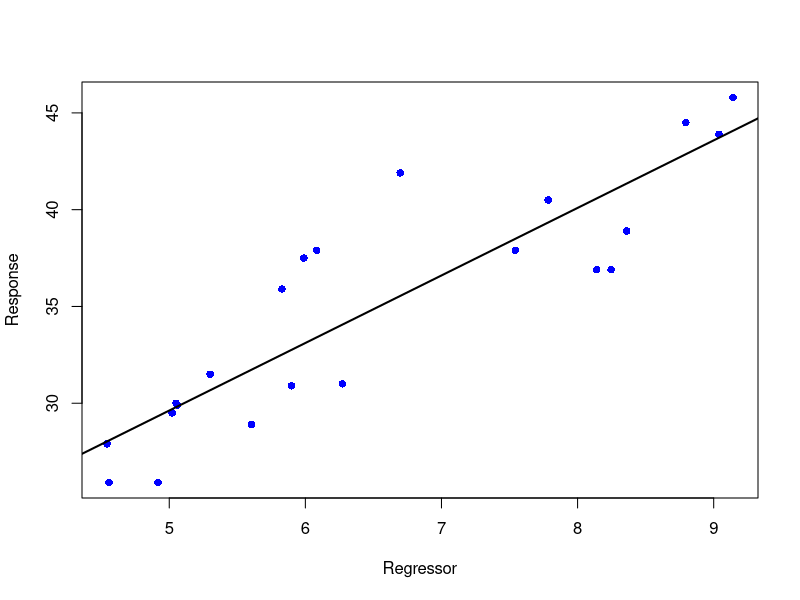
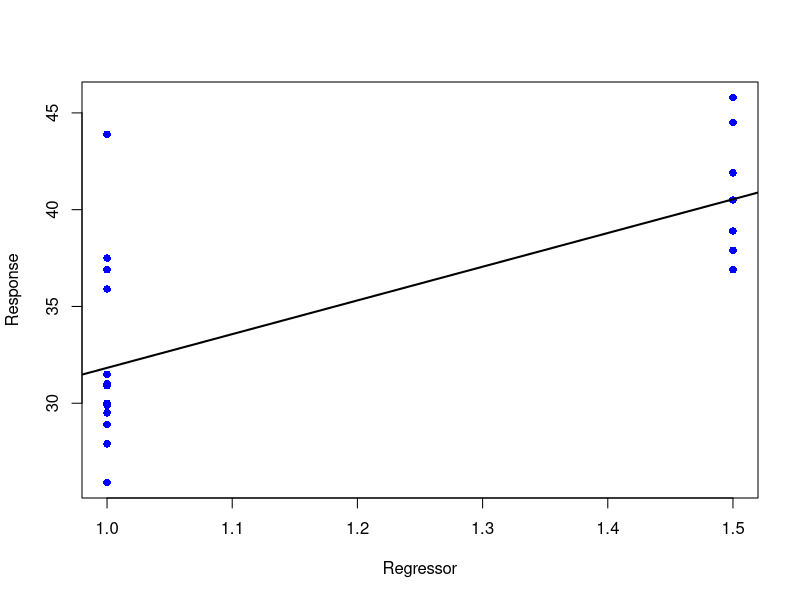
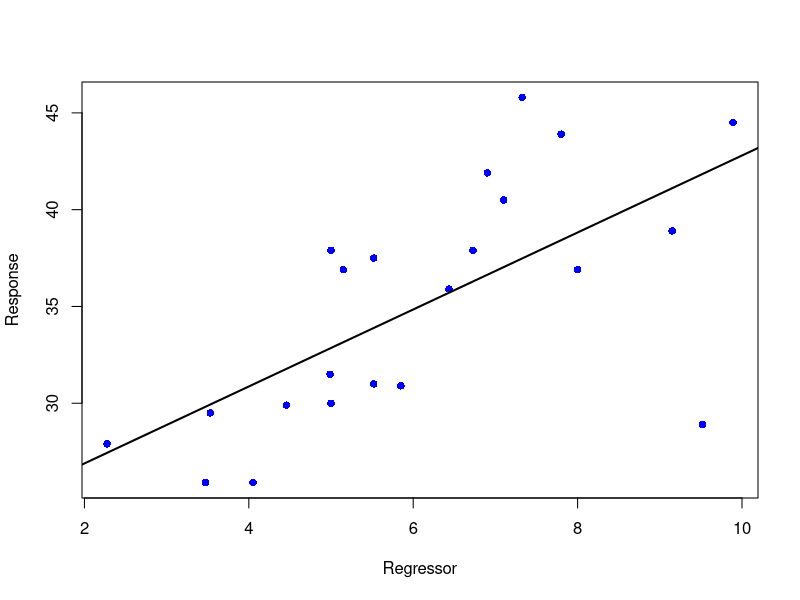
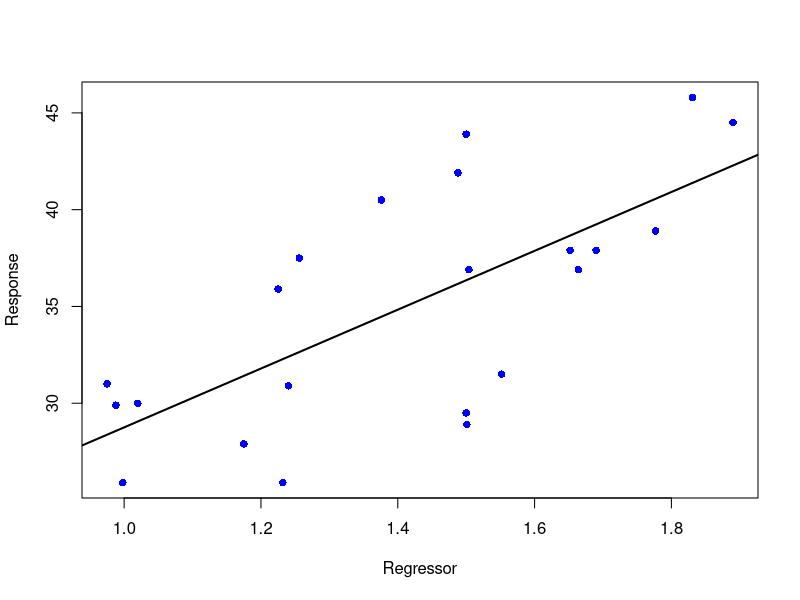
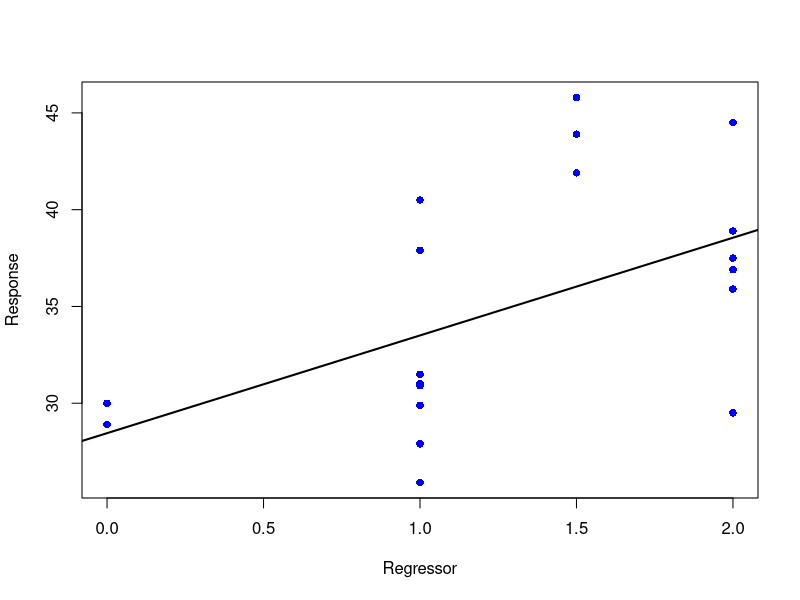
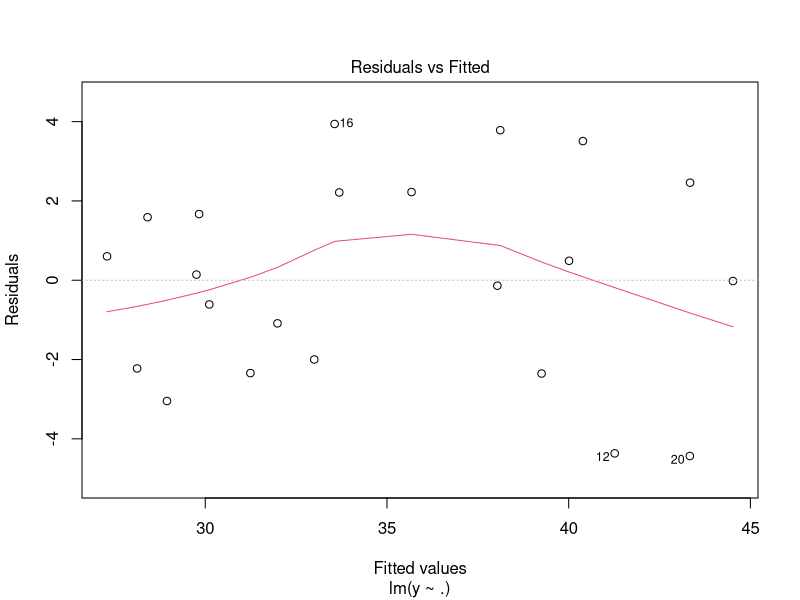
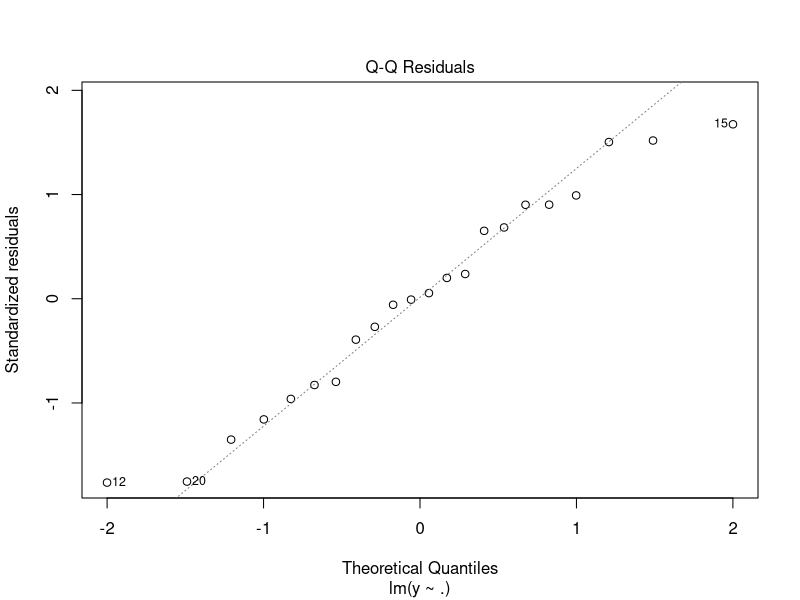
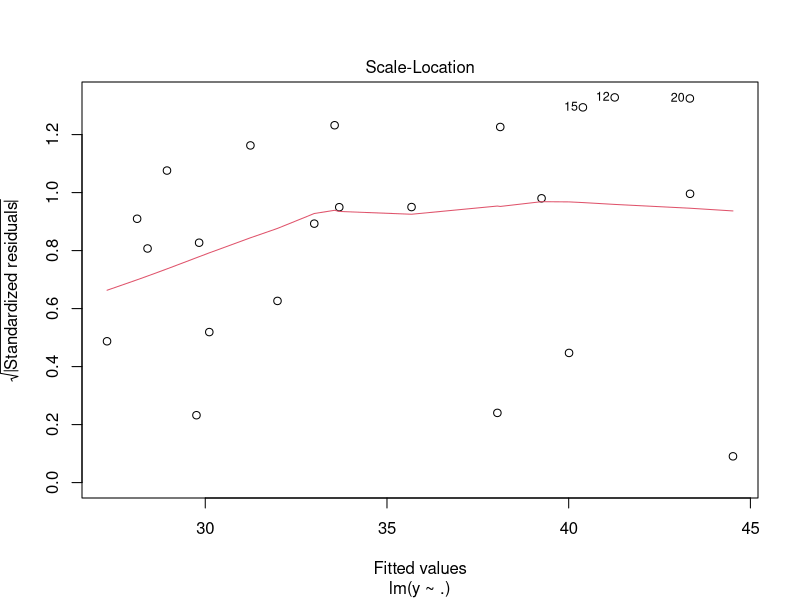

Write the R code that produced these figures, in order.
setwd("~/Documents/Study/computerScience/programming/r/data/")
d = read.csv("justSomeData.csv")[c(1:6)]
head(d)
#========================
#' FULL MODEL BEST FIT AND RESIDUAL ANALYSIS
#
#' We will be finding the best fit model for all the regressors together and the response.
#' We will also confirm the normality assumption (i.e. residuals of the model are normally distributed).
#
#' FITTED MODEL
model = lm(y~., d)
summary(model)
#' SCATTER PLOTS FOR VARIOUS REGRESSORS
# Function for doing this...
scatterPlot = function(x, y)
{
  plot(x, y,
       type = "p",
       xlab = "Regressor",
       ylab = "Response",
       col = "blue",
       pch = 16,
  )
  # To draw the fitted regression line.
  abline(lm(y~x, data.frame(x, y)), lwd = 2)
}
# Loop for function calls...
for(x in d[c(2:6)]){scatterPlot(x, d$y)}
#' NORMALITY ASSUMPTION VERIFICATION
plot(model)
#========================
#' BEST FIT MODEL THROUGH VARIABLE SELECTION
#
model = lm(y~., d)
#' This is the model with all the available regressors.
#' This will be used as a source for the regressors, when we create the best fitting model.
summary(model)

#' STEP FUNCTION
#
#' Chooses the best regression model using the AIC stepwise variable selection algorithm.
#' Best in this context means the model that is has the regressors and coefficients that best explain or match the responses, given the data.
#' Hence, it is not only best fitting for a given set of regressors, it is also best fitting among all possible models using the available regressors.
#
#' (AIC => Akaike’s information criterion.
#' It compares the quality of a set of statistical models to each other)
#
#' USAGE
# step(object, scope, scale = 0,
# direction = c("both", "backward", "forward"),
# trace = 1, keep = NULL, steps = 1000, k = 2)
#
#' Argument "object" is an object representing a model of an appropriate class (mainly "lm" and "glm").
#' This is used as the initial model in the stepwise search (variable selection) for the best regressors for modelling the given response.
#' Initial model implies the model with the response and an initial set of regressors and coefficients on top of which more regressors will be added.
#' Typically, it is a model with only the response, intercept and error term.
#
#' Argument "scope" defines the range of models examined in the stepwise search.
#' It holds the model or models containing the different regressors that may be selected for the final model returned by the function.
#' This option could contain a single model, or two models "lower" and "upper",
#' wherein the regressors in the lower model are a subset of the regressors in the upper model.
#' In the case of "lower" and "upper" models, the step function performs a stepwise search for every model from the lower to the upper (and the models in between, with respect to rhe regressors used).
#
#' Argument "direction" the mode of stepwise search, can be one of "both", "backward", or "forward", with a default of "both".
#' If the scope argument is missing the default for direction is "backward".
#' Forward implies that we start with less regressors, and keep adding and fitting more.
#
#' MAKING THE INITIAL MODEL
initialModel = lm(y~1, data = d)
# 1 as the regressor implies the constant term, whose coefficient is the intercept.
summary(initialModel)
#' PERFORMING THE STEPWISE SEARCH
step(initialModel, direction = "forward", scope = formula(model))
#' From the function's results, we see that x1 and x2 are the best regressors for our response y, with the given coefficients leading to the best fitting model possible for the data and available regressors.
#
#' FINAL MODEL (BEST MODEL)
bestModel  = lm(y~x1+x2, data = d)
summary(bestModel )

#' NORMALITY ASSUMPTION VERIFICATION
plot(model)